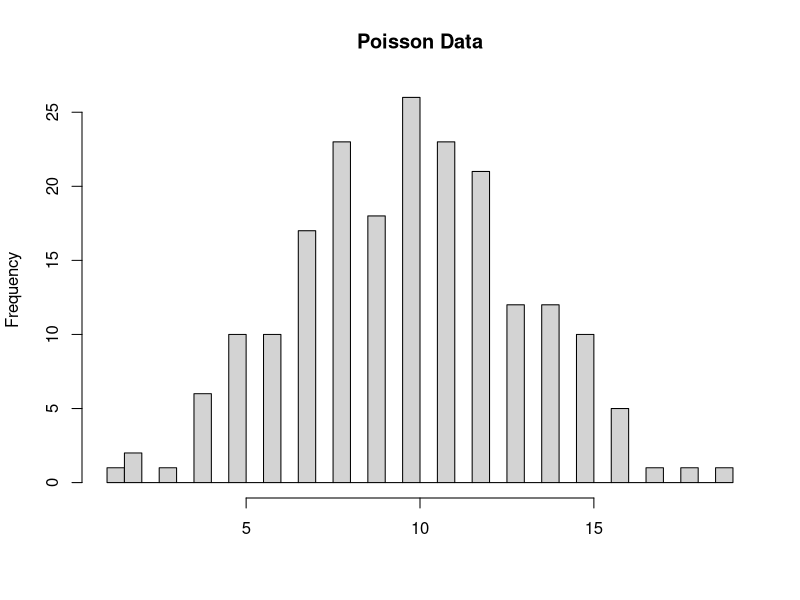
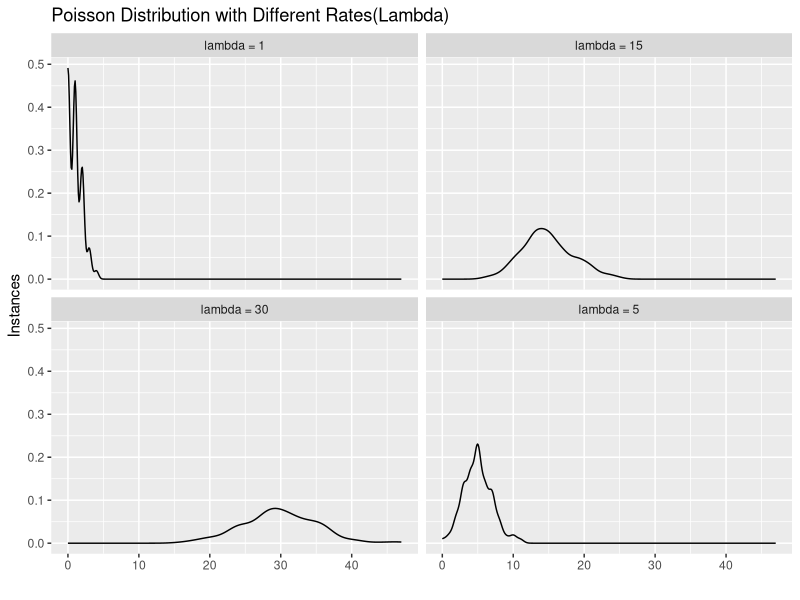

Write the R code that produced these figures, in order.
## ---- chunk 1
poisson_data <- rpois(n = 200, lambda = 10)

hist(poisson_data, main = "Poisson Data", xlab = "", breaks = 50)

#Variance = Mean in Poisson Distributed Data
mean(poisson_data)
var(poisson_data)
## ---- chunk 2
library(ggplot2)
pois.data <- rbind(
  data.frame(lambda = "lambda = 1", data.pois = rpois(n=200, lambda =1)),
  data.frame(lambda = "lambda = 5", data.pois = rpois(n=200, lambda =5)),
  data.frame(lambda = "lambda = 15", data.pois = rpois(n=200, lambda =15)),
  data.frame(lambda = "lambda = 30", data.pois = rpois(n=200, lambda =30))
)

ggplot(data = pois.data) +
  ggtitle("Poisson Distribution with Different Rates(Lambda)") +
  geom_density(aes(x = data.pois) ) +
#   scale_x_discrete(breaks = 1) +
  xlab("") +
  ylab("Instances") +
  facet_wrap(~lambda)
